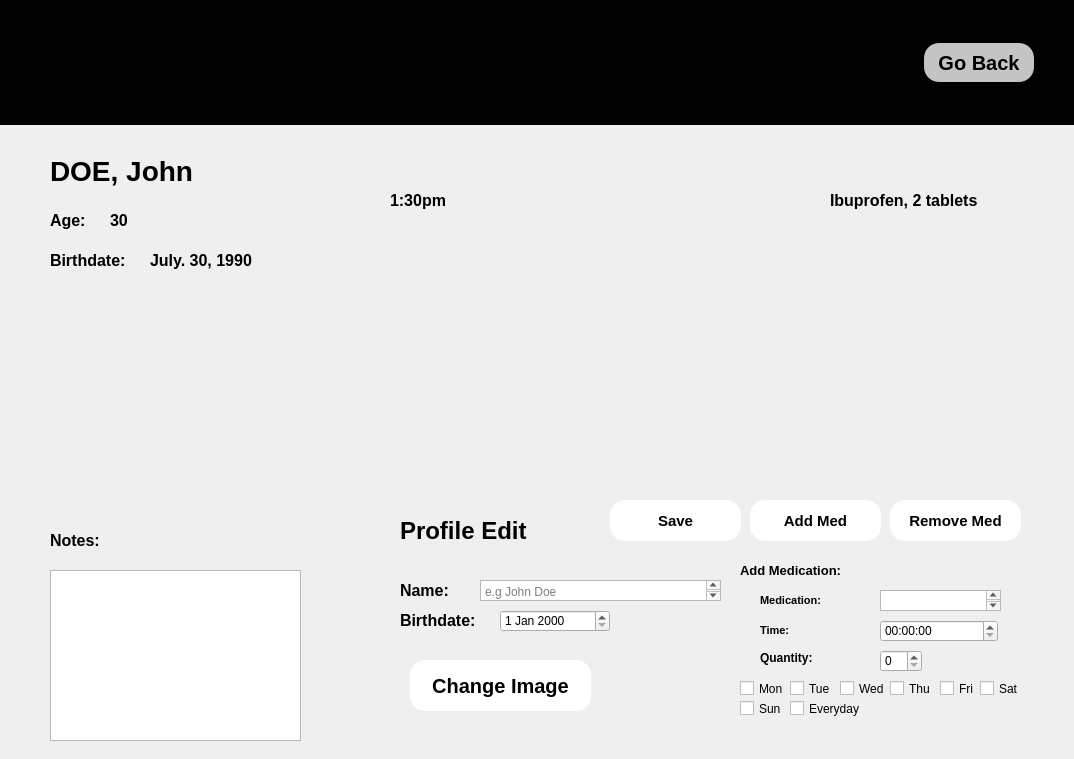
<?xml version="1.0" encoding="UTF-8"?>
<ui version="4.0">
 <class>EditScreen</class>
 <widget class="QDialog" name="EditScreen">
  <property name="geometry">
   <rect>
    <x>0</x>
    <y>0</y>
    <width>1074</width>
    <height>759</height>
   </rect>
  </property>
  <property name="windowTitle">
   <string>Dialog</string>
  </property>
  <widget class="QLabel" name="profileusername_2">
   <property name="geometry">
    <rect>
     <x>50</x>
     <y>200</y>
     <width>71</width>
     <height>41</height>
    </rect>
   </property>
   <property name="font">
    <font>
     <pointsize>12</pointsize>
     <weight>75</weight>
     <bold>true</bold>
    </font>
   </property>
   <property name="text">
    <string>Age:</string>
   </property>
  </widget>
  <widget class="QLabel" name="profileusername_3">
   <property name="geometry">
    <rect>
     <x>50</x>
     <y>240</y>
     <width>111</width>
     <height>41</height>
    </rect>
   </property>
   <property name="font">
    <font>
     <pointsize>12</pointsize>
     <weight>75</weight>
     <bold>true</bold>
    </font>
   </property>
   <property name="text">
    <string>Birthdate:</string>
   </property>
  </widget>
  <widget class="QLabel" name="userimage">
   <property name="geometry">
    <rect>
     <x>50</x>
     <y>330</y>
     <width>221</width>
     <height>191</height>
    </rect>
   </property>
   <property name="text">
    <string/>
   </property>
   <property name="pixmap">
    <pixmap>someolddude.jpg</pixmap>
   </property>
   <property name="scaledContents">
    <bool>true</bool>
   </property>
  </widget>
  <widget class="QLabel" name="profileusername_4">
   <property name="geometry">
    <rect>
     <x>50</x>
     <y>520</y>
     <width>71</width>
     <height>41</height>
    </rect>
   </property>
   <property name="font">
    <font>
     <pointsize>12</pointsize>
     <weight>75</weight>
     <bold>true</bold>
    </font>
   </property>
   <property name="text">
    <string>Notes:</string>
   </property>
  </widget>
  <widget class="QTextEdit" name="usernotes">
   <property name="geometry">
    <rect>
     <x>50</x>
     <y>570</y>
     <width>251</width>
     <height>171</height>
    </rect>
   </property>
  </widget>
  <widget class="QLabel" name="age">
   <property name="geometry">
    <rect>
     <x>110</x>
     <y>200</y>
     <width>71</width>
     <height>41</height>
    </rect>
   </property>
   <property name="font">
    <font>
     <pointsize>12</pointsize>
     <weight>75</weight>
     <bold>true</bold>
    </font>
   </property>
   <property name="text">
    <string>30</string>
   </property>
  </widget>
  <widget class="QLabel" name="dob">
   <property name="geometry">
    <rect>
     <x>150</x>
     <y>240</y>
     <width>111</width>
     <height>41</height>
    </rect>
   </property>
   <property name="font">
    <font>
     <pointsize>12</pointsize>
     <weight>75</weight>
     <bold>true</bold>
    </font>
   </property>
   <property name="text">
    <string>July. 30, 1990</string>
   </property>
  </widget>
  <widget class="QLabel" name="Med1">
   <property name="geometry">
    <rect>
     <x>380</x>
     <y>180</y>
     <width>641</width>
     <height>41</height>
    </rect>
   </property>
   <property name="text">
    <string/>
   </property>
   <property name="pixmap">
    <pixmap>Rectangle_5.png</pixmap>
   </property>
   <property name="scaledContents">
    <bool>true</bool>
   </property>
  </widget>
  <widget class="QWidget" name="horizontalWidget" native="true">
   <property name="geometry">
    <rect>
     <x>-10</x>
     <y>0</y>
     <width>1084</width>
     <height>125</height>
    </rect>
   </property>
   <property name="maximumSize">
    <size>
     <width>16777215</width>
     <height>125</height>
    </size>
   </property>
   <property name="styleSheet">
    <string notr="true">background-color: black</string>
   </property>
   <layout class="QHBoxLayout" name="horizontalLayout_2">
    <item>
     <widget class="QLabel" name="label_7">
      <property name="maximumSize">
       <size>
        <width>16777215</width>
        <height>100</height>
       </size>
      </property>
      <property name="text">
       <string/>
      </property>
      <property name="pixmap">
       <pixmap>profile.png</pixmap>
      </property>
      <property name="scaledContents">
       <bool>true</bool>
      </property>
     </widget>
    </item>
    <item>
     <spacer name="horizontalSpacer">
      <property name="orientation">
       <enum>Qt::Horizontal</enum>
      </property>
      <property name="sizeHint" stdset="0">
       <size>
        <width>40</width>
        <height>20</height>
       </size>
      </property>
     </spacer>
    </item>
    <item>
     <widget class="QToolButton" name="gobackbutton">
      <property name="font">
       <font>
        <family>MS Shell Dlg 2</family>
        <pointsize>15</pointsize>
        <weight>75</weight>
        <italic>false</italic>
        <bold>true</bold>
       </font>
      </property>
      <property name="styleSheet">
       <string notr="true">background-color: #C4C4C4;

border-style: outset;
border-radius:15px;
border-color: black;
padding: 6px;
min-width: 10px</string>
      </property>
      <property name="text">
       <string extracomment="d">Go Back</string>
      </property>
     </widget>
    </item>
    <item>
     <spacer name="horizontalSpacer_2">
      <property name="orientation">
       <enum>Qt::Horizontal</enum>
      </property>
      <property name="sizeType">
       <enum>QSizePolicy::Minimum</enum>
      </property>
      <property name="sizeHint" stdset="0">
       <size>
        <width>40</width>
        <height>20</height>
       </size>
      </property>
     </spacer>
    </item>
   </layout>
  </widget>
  <widget class="QLabel" name="Profileeditbg">
   <property name="geometry">
    <rect>
     <x>370</x>
     <y>490</y>
     <width>661</width>
     <height>241</height>
    </rect>
   </property>
   <property name="text">
    <string/>
   </property>
   <property name="pixmap">
    <pixmap>Rectangle_5.png</pixmap>
   </property>
   <property name="scaledContents">
    <bool>true</bool>
   </property>
  </widget>
  <widget class="QLabel" name="profileusername_5">
   <property name="geometry">
    <rect>
     <x>400</x>
     <y>510</y>
     <width>191</width>
     <height>41</height>
    </rect>
   </property>
   <property name="font">
    <font>
     <pointsize>18</pointsize>
     <weight>75</weight>
     <bold>true</bold>
    </font>
   </property>
   <property name="text">
    <string>Profile Edit</string>
   </property>
  </widget>
  <widget class="QLabel" name="profileusername_6">
   <property name="geometry">
    <rect>
     <x>400</x>
     <y>600</y>
     <width>111</width>
     <height>41</height>
    </rect>
   </property>
   <property name="font">
    <font>
     <pointsize>12</pointsize>
     <weight>75</weight>
     <bold>true</bold>
    </font>
   </property>
   <property name="text">
    <string>Birthdate:</string>
   </property>
  </widget>
  <widget class="QLabel" name="profileusername_7">
   <property name="geometry">
    <rect>
     <x>400</x>
     <y>570</y>
     <width>111</width>
     <height>41</height>
    </rect>
   </property>
   <property name="font">
    <font>
     <pointsize>12</pointsize>
     <weight>75</weight>
     <bold>true</bold>
    </font>
   </property>
   <property name="text">
    <string>Name:</string>
   </property>
  </widget>
  <widget class="QPlainTextEdit" name="username">
   <property name="geometry">
    <rect>
     <x>480</x>
     <y>580</y>
     <width>241</width>
     <height>21</height>
    </rect>
   </property>
   <property name="sizePolicy">
    <sizepolicy hsizetype="Expanding" vsizetype="Expanding">
     <horstretch>0</horstretch>
     <verstretch>0</verstretch>
    </sizepolicy>
   </property>
   <property name="centerOnScroll">
    <bool>false</bool>
   </property>
   <property name="placeholderText">
    <string>e.g John Doe</string>
   </property>
  </widget>
  <widget class="QDateEdit" name="birthdate">
   <property name="geometry">
    <rect>
     <x>500</x>
     <y>610</y>
     <width>110</width>
     <height>22</height>
    </rect>
   </property>
  </widget>
  <widget class="QToolButton" name="changeimagebutton">
   <property name="geometry">
    <rect>
     <x>410</x>
     <y>660</y>
     <width>181</width>
     <height>51</height>
    </rect>
   </property>
   <property name="font">
    <font>
     <family>MS Shell Dlg 2</family>
     <pointsize>15</pointsize>
     <weight>75</weight>
     <italic>false</italic>
     <bold>true</bold>
    </font>
   </property>
   <property name="styleSheet">
    <string notr="true">background-color: white;

border-style: outset;
border-radius:15px;
border-color: black;
padding: 6px;
min-width: 10px</string>
   </property>
   <property name="text">
    <string extracomment="d">Change Image</string>
   </property>
  </widget>
  <widget class="QToolButton" name="SaveButton">
   <property name="geometry">
    <rect>
     <x>610</x>
     <y>500</y>
     <width>131</width>
     <height>41</height>
    </rect>
   </property>
   <property name="font">
    <font>
     <family>MS Shell Dlg 2</family>
     <pointsize>11</pointsize>
     <weight>75</weight>
     <italic>false</italic>
     <bold>true</bold>
    </font>
   </property>
   <property name="styleSheet">
    <string notr="true">background-color: white;

border-style: outset;
border-radius:15px;
border-color: black;
padding: 6px;
min-width: 10px</string>
   </property>
   <property name="text">
    <string extracomment="d">Save</string>
   </property>
  </widget>
  <widget class="QToolButton" name="AddMed">
   <property name="geometry">
    <rect>
     <x>750</x>
     <y>500</y>
     <width>131</width>
     <height>41</height>
    </rect>
   </property>
   <property name="font">
    <font>
     <family>MS Shell Dlg 2</family>
     <pointsize>11</pointsize>
     <weight>75</weight>
     <italic>false</italic>
     <bold>true</bold>
    </font>
   </property>
   <property name="styleSheet">
    <string notr="true">background-color: white;

border-style: outset;
border-radius:15px;
border-color: black;
padding: 6px;
min-width: 10px</string>
   </property>
   <property name="text">
    <string extracomment="d">Add Med</string>
   </property>
  </widget>
  <widget class="QToolButton" name="RemoveMed">
   <property name="geometry">
    <rect>
     <x>890</x>
     <y>500</y>
     <width>131</width>
     <height>41</height>
    </rect>
   </property>
   <property name="font">
    <font>
     <family>MS Shell Dlg 2</family>
     <pointsize>11</pointsize>
     <weight>75</weight>
     <italic>false</italic>
     <bold>true</bold>
    </font>
   </property>
   <property name="styleSheet">
    <string notr="true">background-color: white;

border-style: outset;
border-radius:15px;
border-color: black;
padding: 6px;
min-width: 10px</string>
   </property>
   <property name="text">
    <string extracomment="d">Remove Med</string>
   </property>
  </widget>
  <widget class="QLabel" name="addmedlabel">
   <property name="geometry">
    <rect>
     <x>740</x>
     <y>550</y>
     <width>171</width>
     <height>41</height>
    </rect>
   </property>
   <property name="font">
    <font>
     <pointsize>10</pointsize>
     <weight>75</weight>
     <bold>true</bold>
    </font>
   </property>
   <property name="text">
    <string>Add Medication:</string>
   </property>
  </widget>
  <widget class="QLabel" name="addmedlabel_2">
   <property name="geometry">
    <rect>
     <x>730</x>
     <y>560</y>
     <width>291</width>
     <height>161</height>
    </rect>
   </property>
   <property name="font">
    <font>
     <pointsize>10</pointsize>
     <weight>75</weight>
     <bold>true</bold>
    </font>
   </property>
   <property name="text">
    <string/>
   </property>
   <property name="pixmap">
    <pixmap>Rectangle 27.png</pixmap>
   </property>
   <property name="scaledContents">
    <bool>true</bool>
   </property>
  </widget>
  <widget class="QTimeEdit" name="MedTime">
   <property name="geometry">
    <rect>
     <x>880</x>
     <y>620</y>
     <width>118</width>
     <height>22</height>
    </rect>
   </property>
  </widget>
  <widget class="QPlainTextEdit" name="MedName">
   <property name="geometry">
    <rect>
     <x>880</x>
     <y>590</y>
     <width>121</width>
     <height>21</height>
    </rect>
   </property>
  </widget>
  <widget class="QLabel" name="profileusername_8">
   <property name="geometry">
    <rect>
     <x>760</x>
     <y>580</y>
     <width>71</width>
     <height>41</height>
    </rect>
   </property>
   <property name="font">
    <font>
     <pointsize>8</pointsize>
     <weight>75</weight>
     <bold>true</bold>
    </font>
   </property>
   <property name="text">
    <string>Medication:</string>
   </property>
  </widget>
  <widget class="QLabel" name="profileusername_9">
   <property name="geometry">
    <rect>
     <x>760</x>
     <y>610</y>
     <width>71</width>
     <height>41</height>
    </rect>
   </property>
   <property name="font">
    <font>
     <pointsize>8</pointsize>
     <weight>75</weight>
     <bold>true</bold>
    </font>
   </property>
   <property name="text">
    <string>Time:</string>
   </property>
  </widget>
  <widget class="QCheckBox" name="MonCB">
   <property name="geometry">
    <rect>
     <x>740</x>
     <y>680</y>
     <width>70</width>
     <height>17</height>
    </rect>
   </property>
   <property name="text">
    <string>Mon</string>
   </property>
  </widget>
  <widget class="QCheckBox" name="TueCB">
   <property name="geometry">
    <rect>
     <x>790</x>
     <y>680</y>
     <width>70</width>
     <height>17</height>
    </rect>
   </property>
   <property name="text">
    <string>Tue</string>
   </property>
  </widget>
  <widget class="QCheckBox" name="WedCB">
   <property name="geometry">
    <rect>
     <x>840</x>
     <y>680</y>
     <width>70</width>
     <height>17</height>
    </rect>
   </property>
   <property name="text">
    <string>Wed</string>
   </property>
  </widget>
  <widget class="QCheckBox" name="ThuCB">
   <property name="geometry">
    <rect>
     <x>890</x>
     <y>680</y>
     <width>70</width>
     <height>17</height>
    </rect>
   </property>
   <property name="text">
    <string>Thu</string>
   </property>
  </widget>
  <widget class="QCheckBox" name="FriCB">
   <property name="geometry">
    <rect>
     <x>940</x>
     <y>680</y>
     <width>70</width>
     <height>17</height>
    </rect>
   </property>
   <property name="text">
    <string>Fri</string>
   </property>
  </widget>
  <widget class="QCheckBox" name="SatCB">
   <property name="geometry">
    <rect>
     <x>980</x>
     <y>680</y>
     <width>70</width>
     <height>17</height>
    </rect>
   </property>
   <property name="text">
    <string>Sat</string>
   </property>
  </widget>
  <widget class="QCheckBox" name="SunCB">
   <property name="geometry">
    <rect>
     <x>740</x>
     <y>700</y>
     <width>70</width>
     <height>17</height>
    </rect>
   </property>
   <property name="text">
    <string>Sun</string>
   </property>
  </widget>
  <widget class="QCheckBox" name="EveryCB">
   <property name="geometry">
    <rect>
     <x>790</x>
     <y>700</y>
     <width>70</width>
     <height>17</height>
    </rect>
   </property>
   <property name="text">
    <string>Everyday</string>
   </property>
  </widget>
  <widget class="QSpinBox" name="quantity">
   <property name="geometry">
    <rect>
     <x>880</x>
     <y>650</y>
     <width>42</width>
     <height>22</height>
    </rect>
   </property>
  </widget>
  <widget class="QLabel" name="label">
   <property name="geometry">
    <rect>
     <x>760</x>
     <y>650</y>
     <width>61</width>
     <height>16</height>
    </rect>
   </property>
   <property name="font">
    <font>
     <weight>75</weight>
     <bold>true</bold>
    </font>
   </property>
   <property name="text">
    <string>Quantity:</string>
   </property>
  </widget>
  <widget class="QLabel" name="MedTime1">
   <property name="geometry">
    <rect>
     <x>390</x>
     <y>180</y>
     <width>111</width>
     <height>41</height>
    </rect>
   </property>
   <property name="font">
    <font>
     <pointsize>12</pointsize>
     <weight>75</weight>
     <bold>true</bold>
    </font>
   </property>
   <property name="text">
    <string>1:30pm</string>
   </property>
  </widget>
  <widget class="QLabel" name="Med_Quantity">
   <property name="geometry">
    <rect>
     <x>830</x>
     <y>180</y>
     <width>181</width>
     <height>41</height>
    </rect>
   </property>
   <property name="font">
    <font>
     <pointsize>12</pointsize>
     <weight>75</weight>
     <bold>true</bold>
    </font>
   </property>
   <property name="text">
    <string>Ibuprofen, 2 tablets</string>
   </property>
  </widget>
  <widget class="QLabel" name="MainName">
   <property name="geometry">
    <rect>
     <x>50</x>
     <y>150</y>
     <width>191</width>
     <height>41</height>
    </rect>
   </property>
   <property name="font">
    <font>
     <pointsize>21</pointsize>
     <weight>75</weight>
     <bold>true</bold>
    </font>
   </property>
   <property name="text">
    <string>DOE, John</string>
   </property>
  </widget>
  <zorder>Profileeditbg</zorder>
  <zorder>addmedlabel_2</zorder>
  <zorder>profileusername_2</zorder>
  <zorder>profileusername_3</zorder>
  <zorder>userimage</zorder>
  <zorder>profileusername_4</zorder>
  <zorder>usernotes</zorder>
  <zorder>age</zorder>
  <zorder>dob</zorder>
  <zorder>Med1</zorder>
  <zorder>horizontalWidget</zorder>
  <zorder>profileusername_5</zorder>
  <zorder>profileusername_6</zorder>
  <zorder>profileusername_7</zorder>
  <zorder>username</zorder>
  <zorder>birthdate</zorder>
  <zorder>changeimagebutton</zorder>
  <zorder>SaveButton</zorder>
  <zorder>AddMed</zorder>
  <zorder>RemoveMed</zorder>
  <zorder>addmedlabel</zorder>
  <zorder>MedTime</zorder>
  <zorder>MedName</zorder>
  <zorder>profileusername_8</zorder>
  <zorder>profileusername_9</zorder>
  <zorder>MonCB</zorder>
  <zorder>TueCB</zorder>
  <zorder>WedCB</zorder>
  <zorder>ThuCB</zorder>
  <zorder>FriCB</zorder>
  <zorder>SatCB</zorder>
  <zorder>SunCB</zorder>
  <zorder>EveryCB</zorder>
  <zorder>quantity</zorder>
  <zorder>label</zorder>
  <zorder>MedTime1</zorder>
  <zorder>Med_Quantity</zorder>
  <zorder>MainName</zorder>
 </widget>
 <resources/>
 <connections/>
</ui>
